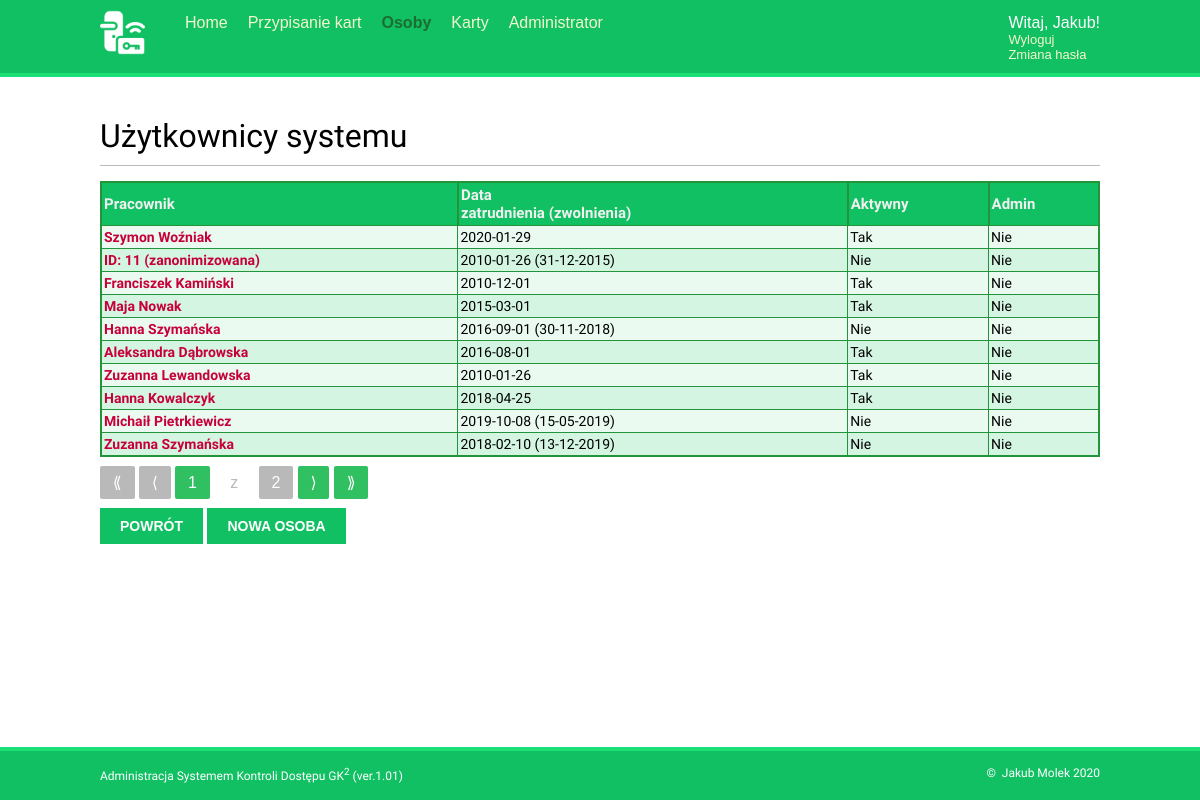
The page /osoby/ (signed in) on the database its author committed.
### administracja/models.py (models this page shows, shortened)
class Person(models.Model):
    name =  models.CharField(max_length=100,
            verbose_name='Imię i nazwisko')
    pesel = models.CharField(max_length=11,
            verbose_name='PESEL',
            help_text='Podaj poprawny PESEL')
    hire_date = models.DateField(default=datetime.now,
            verbose_name='Data zatrudnienia')
    fire_date = models.DateField(blank=True,
            null=True,
            verbose_name='Data zwolnienia',
            help_text='Data zwolnienia nie może być wcześniejsza niż data zatrudnienia')
    active  = models.BooleanField(default=False,
            verbose_name='Aktywna')
    anonymized = models.BooleanField(default=False,
            verbose_name='Zanomizowana')
    hash_date = models.DateField(blank=True,
            null=True,
            verbose_name='Data anonimizacji')
    retention = models.IntegerField(default=5,
            null=False,
            verbose_name='Okres retencji RODO',
            help_text='Standardowy okres retencji wynosi 5 lat + dni do końca roku kalendarzowego')
    created = models.DateTimeField(auto_now_add=True,
            verbose_name='Data dodania rekordu')
    updated = models.DateTimeField(auto_now=True,
            verbose_name='Data aktualizacji rekordu')
    class Meta:
        verbose_name = u'Osoba'
        verbose_name_plural = u'Osoby'
    def get_absolute_url(self):
        return reverse('person_detail', kwargs={'pk': self.pk})

### administracja/views.py (the view)
class PersonListView(LoginRequiredMixin,generic.ListView):
    model = Person
    login_url = '/login/'
    paginate_by = 10
    context_object_name = 'person_list'
    template_name = 'person/list.html'
    ordering = ['-created']
    context = {'section': 'persons'}
    def get_context_data(self, **kwargs):
        context = super(PersonListView, self).get_context_data(**kwargs)
        context['section'] = 'persons'
        return context

### administracja/templates/person/list.html (shortened to what this page needs)
{% extends "base.html" %}
{% block content %}
	<h1>Użytkownicy systemu</h1>
	<table>
	<thead>
		<tr>
			<th>Pracownik</th>
			<th>Data<br>zatrudnienia (zwolnienia)</th>
			<th>Aktywny</th>
			<th>Admin</th>
		</tr>
	</thead>
	<tbody>
	{% for person in person_list %}
	<tr>
		<td><a class="external" href="{{ person.get_absolute_url }}">
			{% if person.anonymized %}
				ID: {{ person.id }} (zanonimizowana)
			{% else %}
				{{ person.name }}
				{% endif %} </a></td>
		<td>{{ person.hire_date | date:'Y-m-d' }}
			{% if person.fire_date %}
			 ({{ person.fire_date | date:"d-m-Y" }})
			{% endif %}
		</td>
		<td>{{ person.active | yesno:'Tak,Nie,-' }}</td>
		<td>{{ person.admin | yesno:'Tak,Nie,-' }}</td>
	</tr>
	{% endfor %}
	</tbody>
    </table>
{% if page_obj.paginator.num_pages > 1 %}
    {% include '_pagination.html' with items=page_obj %}
{% endif %}
<div class="buttons">
   <a class="button" href="{% url "dashboard" %}">Powrót</a>
   {% if request.user.is_staff %}
   <a class="button"
	href="http://172.16.1.11:8000/admin/administracja/person/add/"
	rel="noopener noreferrer" target="_blank">
	nowa osoba</a>
</div>
{% endif %}
{% endblock %}

### administracja/templates/menu.html (shortened to what this page needs)
    <ul class="menu">
	    <li {% if section == "dashboard" %}class="selected"{% endif %}>
		    <a href="{% url "dashboard" %}">Home</a>
	    </li>
	    <li>
		    <a href="#">Przypisanie kart</a>
 	    </li>
	    <li {% if section == "persons" %}class="selected"{% endif %}>
		    <a href="{% url "persons" %}">Osoby</a>
	    </li>
	    <li {% if section == "cards" %}class="selected"{% endif %}>
		    <a href="{% url "cards2" %}">Karty</a>
	    </li>
	    {% if request.user.is_staff %}
	    <li>
		    <a href="{% url 'admin:login' %}">Administrator</a>
	    </li>
	    {% endif %}
    </ul>
    <span class="user">
	    {% if request.user.is_authenticated %}
	    <div class="dropdown">
		    <span>Witaj, {{ request.user.first_name }}!</span>
		    <div class="dropdown-content_" style="font-size:13px">
			    <a href="{% url "logout" %}">Wyloguj</a><br>
			<a href="{% url "password_change" %}">Zmiana hasła</a>
		    </div></span></div>
	    {% else %}
	        <a href="{% url "login" %}">Zaloguj</a>
	    {% endif %}

### administracja/static/css/skdadm.css (style rules this page uses)
body { margin:0; padding:0; font-family:helvetica, sans-serif; }
a { color:#c70039; text-decoration:none; }
h1, h2, h3, h4, h5 , h6 { font-family: 'Muli', sans-serif; font-weight:normal; }
h1 { border-bottom:1px solid #bbb; padding:0 0 10px 0; margin:10px 0 15px 0; }
#header ul.menu { list-style:none; margin:0; float:left; padding:0 5px 0 5px; }
#header ul.menu li { float:left; padding:4px 10px; }
#header ul.menu li.selected a, #menu ul.menu li.selected a:hover { color:#1b6d32; font-weight:bold; }
#header a { color:#f3f7cc; }
#header .user { float:right; padding-top:4px; }
input[type=submit], a.button { font-weight:bold; background:#12c064; color:white; padding:10px 20px; font-size:14px; margin-bottom: 10px; text-transform:uppercase; }
.buttons { padding-top: 25px; padding-bottom 25px; }
:root { --balloon-color:blue; --balloon-move: 30px; }
.dropdown { position: relative; display: inline-block; }

### administracja/static/css/balloon.css (style rules this page uses)
:root { --balloon-color: rgba(16,16,16,0.95);--balloon-font-size: 12px;--balloon-move: 4px }

### administracja/static/css/table.css (style rules this page uses)
table { font-family: 'Muli', Georgia, serif; border: 2px solid #24943A; background-color: #EAFAF1; width: 100%; text-align: left; border-collapse: collapse; }
table td, table th { border: 1px solid #24943A; padding: 3px 2px; }
table td a { font-weight: bold; }
table tbody td { font-size: 14px; }
table tr:nth-child(even) { background: #D5F5E3; }
table thead { background: #12c064; border-bottom: 0px solid #444444; }
table thead th { font-size: 15px; font-weight: bold; color: #F0F0F0; text-align: left; border-left: 2px solid #24943A; }
table thead th:first-child { border-left: none; }

### rows shown on the page
Person: name "Szymon Woźniak", hire_date "2020-01-29", active "Tak", admin "Nie"
Person: id "11", hire_date "2010-01-26", fire_date "31-12-2015", active "Nie", admin "Nie"
Person: name "Franciszek Kamiński", hire_date "2010-12-01", active "Tak", admin "Nie"
Person: name "Maja Nowak", hire_date "2015-03-01", active "Tak", admin "Nie"
Person: name "Hanna Szymańska", hire_date "2016-09-01", fire_date "30-11-2018", active "Nie", admin "Nie"
Person: name "Aleksandra Dąbrowska", hire_date "2016-08-01", active "Tak", admin "Nie"
Person: name "Zuzanna Lewandowska", hire_date "2010-01-26", active "Tak", admin "Nie"
Person: name "Hanna Kowalczyk", hire_date "2018-04-25", active "Tak", admin "Nie"
Person: name "Michaił Pietrkiewicz", hire_date "2019-10-08", fire_date "15-05-2019", active "Nie", admin "Nie"
Person: name "Zuzanna Szymańska", hire_date "2018-02-10", fire_date "13-12-2019", active "Nie", admin "Nie"

### other values the page prints
{{ request.user.first_name }} "Jakub"
{{ items.number }} "1"
{{ items.paginator.num_pages }} "2"
